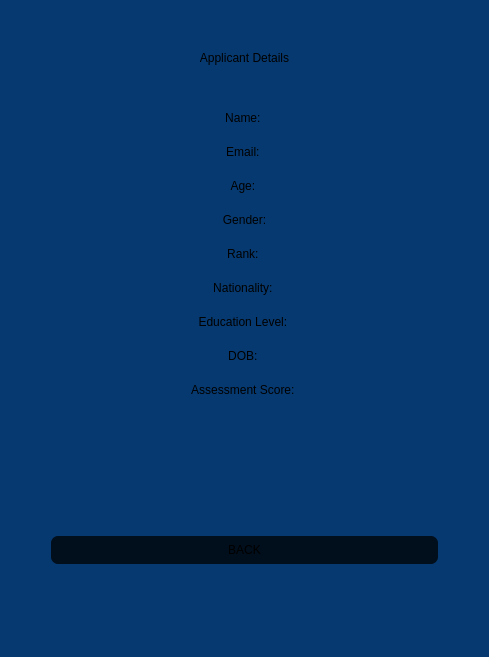
<?xml version="1.0" encoding="UTF-8"?>
<ui version="4.0">
 <class>ApplicantDetails</class>
 <widget class="QWidget" name="ApplicantDetails">
  <property name="geometry">
   <rect>
    <x>0</x>
    <y>0</y>
    <width>489</width>
    <height>657</height>
   </rect>
  </property>
  <property name="minimumSize">
   <size>
    <width>489</width>
    <height>657</height>
   </size>
  </property>
  <property name="maximumSize">
   <size>
    <width>489</width>
    <height>657</height>
   </size>
  </property>
  <property name="windowTitle">
   <string>Form</string>
  </property>
  <property name="styleSheet">
   <string notr="true">QWidget{
	background-color: rgb(6, 57, 112);
	font: 600 12pt &quot;Segoe UI&quot;;
}

QPushButton{
	background-color: rgb(1, 14, 27);
	padding: 7px;
	border-radius: 7px;
}</string>
  </property>
  <layout class="QGridLayout" name="gridLayout">
   <item row="0" column="0">
    <layout class="QVBoxLayout" name="verticalLayout_3">
     <property name="leftMargin">
      <number>40</number>
     </property>
     <property name="rightMargin">
      <number>40</number>
     </property>
     <property name="bottomMargin">
      <number>30</number>
     </property>
     <item>
      <widget class="QLabel" name="label">
       <property name="styleSheet">
        <string notr="true">margin-bottom: 40px;
margin-top: 40px;
font: 700 14pt &quot;Segoe UI&quot;;</string>
       </property>
       <property name="text">
        <string>Applicant Details</string>
       </property>
       <property name="alignment">
        <set>Qt::AlignmentFlag::AlignCenter</set>
       </property>
      </widget>
     </item>
     <item>
      <layout class="QVBoxLayout" name="verticalLayout">
       <property name="spacing">
        <number>20</number>
       </property>
       <property name="bottomMargin">
        <number>40</number>
       </property>
       <item>
        <widget class="QLabel" name="nameLabel">
         <property name="text">
          <string>Name: </string>
         </property>
         <property name="alignment">
          <set>Qt::AlignmentFlag::AlignCenter</set>
         </property>
        </widget>
       </item>
       <item>
        <widget class="QLabel" name="emailLabel">
         <property name="text">
          <string>Email: </string>
         </property>
         <property name="alignment">
          <set>Qt::AlignmentFlag::AlignCenter</set>
         </property>
        </widget>
       </item>
       <item>
        <widget class="QLabel" name="ageLabel">
         <property name="text">
          <string>Age: </string>
         </property>
         <property name="alignment">
          <set>Qt::AlignmentFlag::AlignCenter</set>
         </property>
        </widget>
       </item>
       <item>
        <widget class="QLabel" name="genderLabel">
         <property name="text">
          <string>Gender:</string>
         </property>
         <property name="alignment">
          <set>Qt::AlignmentFlag::AlignCenter</set>
         </property>
        </widget>
       </item>
       <item>
        <widget class="QLabel" name="rankLabel">
         <property name="text">
          <string>Rank: </string>
         </property>
         <property name="alignment">
          <set>Qt::AlignmentFlag::AlignCenter</set>
         </property>
        </widget>
       </item>
       <item>
        <widget class="QLabel" name="nationalityLabel">
         <property name="text">
          <string>Nationality: </string>
         </property>
         <property name="alignment">
          <set>Qt::AlignmentFlag::AlignCenter</set>
         </property>
        </widget>
       </item>
       <item>
        <widget class="QLabel" name="eduLevelLabel">
         <property name="text">
          <string>Education Level: </string>
         </property>
         <property name="alignment">
          <set>Qt::AlignmentFlag::AlignCenter</set>
         </property>
        </widget>
       </item>
       <item>
        <widget class="QLabel" name="dobLabel">
         <property name="text">
          <string>DOB: </string>
         </property>
         <property name="alignment">
          <set>Qt::AlignmentFlag::AlignCenter</set>
         </property>
        </widget>
       </item>
       <item>
        <widget class="QLabel" name="assessScoreLabel">
         <property name="text">
          <string>Assessment Score: </string>
         </property>
         <property name="alignment">
          <set>Qt::AlignmentFlag::AlignCenter</set>
         </property>
        </widget>
       </item>
      </layout>
     </item>
     <item>
      <layout class="QHBoxLayout" name="horizontalLayout">
       <item>
        <layout class="QVBoxLayout" name="verticalLayout_2">
         <property name="topMargin">
          <number>40</number>
         </property>
         <item>
          <spacer name="verticalSpacer">
           <property name="orientation">
            <enum>Qt::Orientation::Vertical</enum>
           </property>
           <property name="sizeHint" stdset="0">
            <size>
             <width>20</width>
             <height>40</height>
            </size>
           </property>
          </spacer>
         </item>
         <item>
          <widget class="QPushButton" name="backBtn">
           <property name="cursor">
            <cursorShape>PointingHandCursor</cursorShape>
           </property>
           <property name="styleSheet">
            <string notr="true"/>
           </property>
           <property name="text">
            <string>BACK</string>
           </property>
          </widget>
         </item>
         <item>
          <spacer name="verticalSpacer_2">
           <property name="orientation">
            <enum>Qt::Orientation::Vertical</enum>
           </property>
           <property name="sizeHint" stdset="0">
            <size>
             <width>20</width>
             <height>40</height>
            </size>
           </property>
          </spacer>
         </item>
        </layout>
       </item>
      </layout>
     </item>
    </layout>
   </item>
  </layout>
 </widget>
 <resources/>
 <connections/>
</ui>
